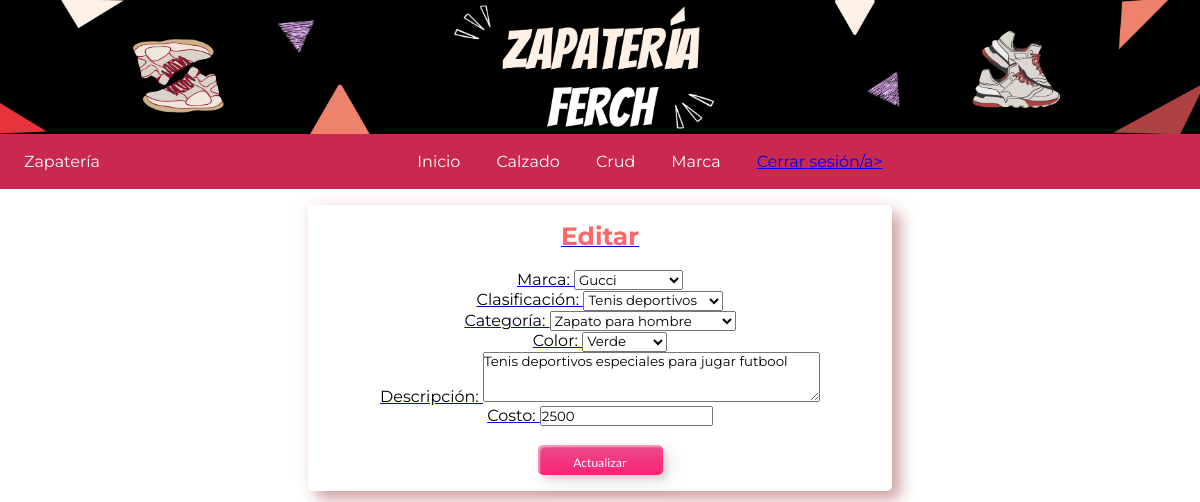
Page /CrudProducto/productosActualizarFuncion.php?id=45 (signed in) on the committed database.
### tables this page shows
CREATE TABLE IF NOT EXISTS `zapato` (
  `idZapato` int NOT NULL AUTO_INCREMENT,
  `idProveedor` int NOT NULL,
  `idClasificacion` int NOT NULL,
  `idCategoria` int NOT NULL,
  `idColor` int NOT NULL,
  `Descripcion` text NOT NULL,
  `Costo` varchar(5) NOT NULL,
  PRIMARY KEY (`idZapato`),
  KEY `idProveedor` (`idProveedor`),
  KEY `idClasificacion` (`idClasificacion`),
  KEY `idCategoria` (`idCategoria`),
  KEY `idColor` (`idColor`)
);

### CrudProducto/productosActualizarAction.php (called while the page is built)
<?php
    function recuperarDatos($idZapato){
        include '../Conexiones/ConexionBdZapateria.php';
        $datos = mysqli_query($conexion, "SELECT * FROM Zapato WHERE idZapato = '$idZapato'");
        $filas = mysqli_fetch_array ($datos);
        return [$filas, $conexion];
    }
    function consultas(){
        include '../Conexiones/ConexionBdZapateria.php';
        $consultaProveedor = mysqli_query($conexion, "SELECT * FROM Proveedor");
        $consultaClasificacion = mysqli_query($conexion, "SELECT * FROM Clasificacion");
        $consultaCategoria = mysqli_query($conexion, "SELECT * FROM Categoria");
        $consultaColor = mysqli_query($conexion, "SELECT * FROM Color");
        return [$consultaProveedor, $consultaClasificacion, $consultaCategoria, $consultaColor];
    }
?>

### CrudProducto/productosActualizarFuncion.php (the view, shortened to what this page needs)
<?php
    require 'productosActualizarAction.php';
    $idZapato = $_GET['id'];
    list($filas, $conexion) = recuperarDatos($idZapato);
    list($consultaProveedor, $consultaClasificacion, $consultaCategoria, $consultaColor) = consultas();
?>
<html>
    <head></head>
    <body>
    <?php include "../Funciones/funciones.php";
    ?>
        <div class="formulario">
            <form method="POST" action="actualizar.php">
            <label class="etiquetaFormulario">Editar</label><br>
            <input name="id" type="hidden" value="<?php echo $filas['idZapato']?>"><br>
            <font color="black"><label>Marca: </label></font>
            <select name="proveedor">
                <?php
                while($valores = mysqli_fetch_array($consultaProveedor)){
                    if($valores['idProveedor'] == $filas['idProveedor']){
                        echo '<option value="'.$valores['idProveedor'].'"selected="selected">'.$valores['nombreProveedor'].'</option>';
                    }else{
                        echo '<option value="'.$valores['idProveedor'].'">'.$valores['nombreProveedor'].'</option>';
                    }
                } ?>
            </select><br>
            <font color="black"><label>Clasificación: </label></font>
            <select name="clasificacion">
                <?php
                while($valores = mysqli_fetch_array($consultaClasificacion)){
                    if($valores['idClasificacion'] == $filas['idClasificacion']){
                        echo '<option value="'.$valores['idClasificacion'].'"selected="selected">'.$valores['nombreClasificacion'].'</option>';
                    }else{
                        echo '<option value="'.$valores['idClasificacion'].'">'.$valores['nombreClasificacion'].'</option>';
                    }
                } ?>
            </select><br>
            <font color="black"><label>Categoría: </label>
            <select name="categoria">
                <?php
                while($valores = mysqli_fetch_array($consultaCategoria)){
                    if($valores['idCategoria'] == $filas['idCategoria']){
                        echo '<option value="'.$valores['idCategoria'].'"selected="selected">'.$valores['nombreCategoria'].'</option>';
                    }else{
                        echo '<option value="'.$valores['idCategoria'].'">'.$valores['nombreCategoria'].'</option>';
                    }
                } ?>
            </select><br>
            <font color="black"><label>Color: </label></font>
            <select name="color">
                <?php
                while($valores = mysqli_fetch_array($consultaColor)){
                    if($valores['idColor'] == $filas['idColor']){
                        echo '<option value="'.$valores['idColor'].'"selected="selected">'.$valores['nombreColor'].'</option>';
                    }else{
                        echo '<option value="'.$valores['idColor'].'">'.$valores['nombreColor'].'</option>';
                    }
                } ?>
            </select><br>
            <font color="black"><label>Descripción: </label></font>
            <textarea name="descripcion" rows="3" cols="40"><?php echo $filas['Descripcion']?></textarea><br>
            <font color="black"><label>Costo: </label></font>
            <input name="costo" type="int" value="<?php echo $filas['Costo']?>"><br><br>
            <button class="custom-btn btn-11 enlace"> Actualizar </button>
            </form>
        </div>
    </body>
</html>

### CSS/style.css (style rules this page uses)
:root { --maple:#811a34; --mapleii: #ff6666; --white:#ffffff; --black: #000000; --light-color:#777; --bg-color:#ffffff; --bg-color-nav:#C9284F; --font-color: #ffffff; --border:.1rem solid rgba(0,0,0,.2); --box-shadow:.5rem .5rem 1rem #a0424285, -.5rem -.5rem 1rem #fff9f9; }
* { padding: 0; margin: 0; box-sizing: border-box; font-family: 'Montserrat', sans-serif; }
html { overflow-x: hidden; scroll-behavior: smooth; }
body { background: var(--bg-color); color: var(--font-color); }
.enlace { list-style: none; overflow: hidden; display: block; text-decoration: none; color: var(--white); }
.formulario { display:block; overflow:auto; position:relative; padding: 1rem; height: 43rem; }
.etiquetaFormulario { font-weight: bold; font-size: 25px; margin: 1rem; padding: 1rem; color: var(--mapleii); }
.formulario form { text-align: center; margin-left: auto; margin-right: auto; box-shadow: var(--box-shadow); border-radius: .3rem; width: 50%; padding: 1rem; }
.custom-btn { width: 125px; height: 30px; color: #fff; border-radius: 5px; padding: 10px 25px; font-family: 'Lato', sans-serif; font-weight: 500; background: transparent; cursor: pointer; transition: all 0.3s ease; position: relative; display: inline-block; box-shadow:inset 2px 2px 2px 0px rgba(255,255,255,.5), 7px 7px 20px 0px rgba(0,0,0,.1), 4px 4px 5px 0px rgba(0,0,0,.1); outline: none; font-size: 12px; }
.btn-11 { border: none; background: rgb(251,33,117); background: linear-gradient(0deg, rgba(251,33,117,1) 0%, rgba(234,76,137,1) 100%); color: #fff; overflow: hidden; }
.btn-11:before { position: absolute; content: ''; display: inline-block; top: -180px; left: 0; width: 30px; height: 100%; background-color: #fff; animation: shiny-btn1 3s ease-in-out infinite; }

### rows in the picture
zapato: descripcion "Tenis deportivos especiales para jugar futbool", costo "2500"

### other values in the picture
form field proveedor "Gucci"
form field clasificacion "Tenis deportivos"
form field categoria "Zapato para hombre"
form field color "Verde"
